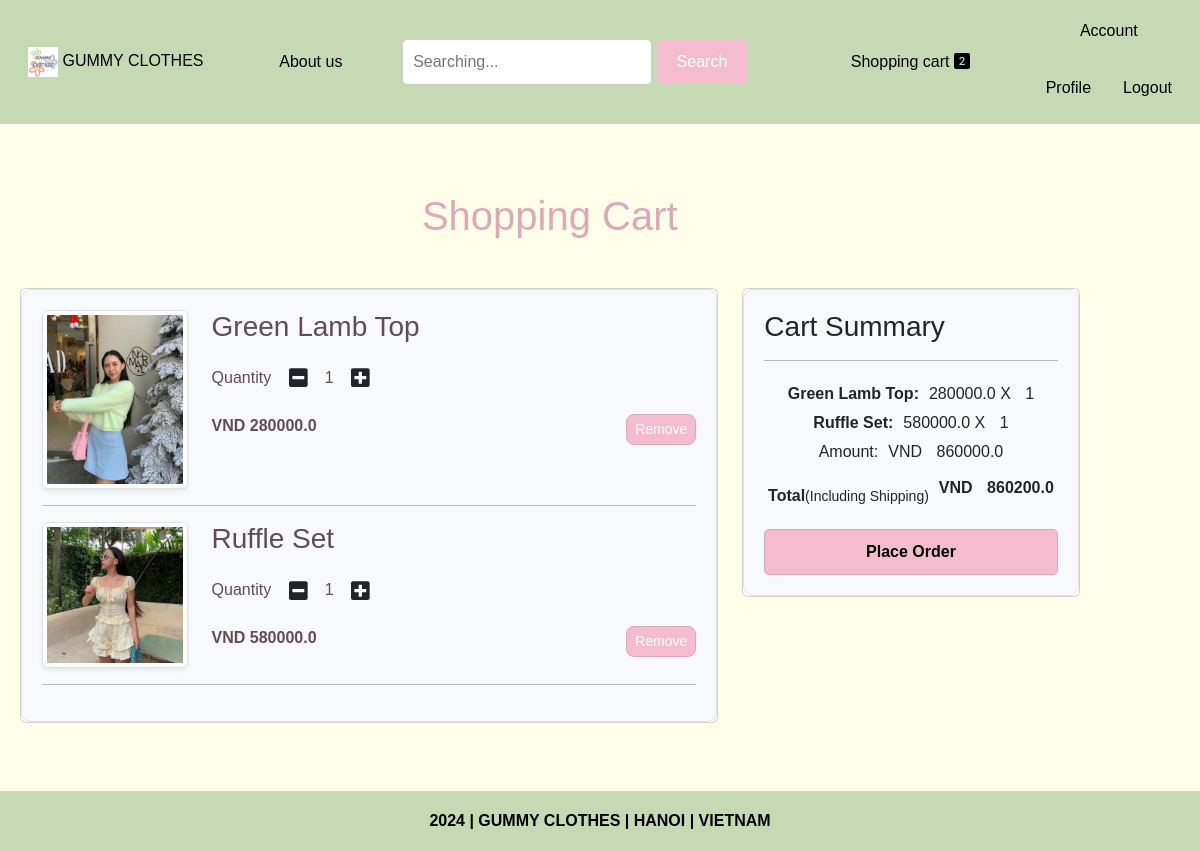
Page /cart (signed in) on the committed database.
### website/models.py (models this page shows, shortened)
class Cart(db.Model):
    id = db.Column(db.Integer, primary_key=True)
    quantity = db.Column(db.Integer, nullable=False)
    customer_link = db.Column(db.Integer, db.ForeignKey('customer.id'), nullable=False)
    product_link = db.Column(db.Integer, db.ForeignKey('product.id'), nullable=False)

class Product(db.Model):
    id = db.Column(db.Integer, primary_key=True)
    product_name = db.Column(db.String(100), nullable=False)
    current_price = db.Column(db.Float, nullable=False)
    previous_price = db.Column(db.Float, nullable=False)
    in_stock = db.Column(db.Integer, nullable=False)
    product_picture = db.Column(db.String(1000), nullable=False)
    flash_sale = db.Column(db.Boolean, default=False)
    date_added = db.Column(db.DateTime, default=datetime.utcnow)
    carts = db.relationship('Cart', backref=db.backref('product', lazy=True))
    orders = db.relationship('Order', backref=db.backref('product', lazy=True))

### website/views.py (the view)
@views.route('/cart')
@login_required
def show_cart():
    cart = Cart.query.filter_by(customer_link=current_user.id).all()
    amount = 0
    for item in cart:
        amount += item.product.current_price * item.quantity
    return render_template('cart.html', cart=cart, amount=amount, total=amount+200)

### website/_init_.py (called while the page is built)
def create_app():
    app = Flask(__name__)
    app.config['SECRET_KEY'] = 'hbnwdvbn ajnbsjn ahe'
    app.config['SQLALCHEMY_DATABASE_URI'] = f'sqlite:///{DB_NAME}'
    db.init_app(app)
    @app.errorhandler(404)
    def page_not_found(error):
        return render_template('404.html')
    login_manager = LoginManager()
    login_manager.init_app(app)
    login_manager.login_view = 'auth.login'
    @login_manager.user_loader
    def load_user(id):
        return Customer.query.get(int(id))
    from .views import views
    from .auth import auth
    from .admin import admin
    from .models import Customer, Cart, Product, Order
    app.register_blueprint(views, url_prefix='/') # localhost:5000/about-us
    app.register_blueprint(auth, url_prefix='/') # localhost:5000/auth/change-password
    app.register_blueprint(admin, url_prefix='/')
    return app

### website/templates/cart.html (shortened to what this page needs)
{% extends 'base.html' %}
{% block body %}
<div class="container my-5" >
    <div class="row">
        {% if cart %}
        <h1 class="text-center mb-5" style="color: #dda9ba;font-family: 'Montserrat', sans-serif;">Shopping Cart</h1>
        <div class="col-sm-8" style="color: #624b53 ;font-family: 'Montserrat', sans-serif;">
            <div class="card" style="color: #624b53 ;">
                <div class="card-body" style="color: #624b53 ;">
                    {% for item in cart %}
                    <div class="row">
                        <div class="col-sm-3 text-center align-self-center" >
                            <img src="{{ item.product.product_picture }}" alt="" class="img-fluid img-thumbnail shadow-sm" height="150px" width="150px">
                        </div>
                        <div class="col-sm-9">
                            <div>
                                <h3>{{ item.product.product_name }}</h3>
                                <div class="my-3">
                                    <label for="quantity">Quantity</label>
                                    <a class="minus-cart btn" pid="{{item.id}}"><i class="fas fa-minus-square fa-lg"></i></a>
                                    <span id="quantity">{{ item.quantity }}</span>
                                    <a class="plus-cart btn " pid="{{ item.id }}"><i class="fas fa-plus-square fa-lg"></i></a>
                                </div>
                                <div class="d-flex justify-content-between">
                                    <p class="mb-0"><span><strong>VND {{ item.product.current_price }}</strong></span></p>
                                    <a href="" class="remove-cart btn btn-sm btn-secondary mr-3 " style="background: #f5bccf;border: 1px solid #dda9ba" pid="{{item.id}}">Remove</a>
                                </div>
                            </div>
                        </div>
                    </div>
                    <hr>
                    {% endfor %}
                </div>
            </div>
        </div>
        <div class="col-sm-4" style="font-family: 'Montserrat', sans-serif;height: 400px">
            <div class="card" style="font-family: 'Montserrat', sans-serif;">
                <div class="card-body" >
                    <h3>Cart Summary </h3>
                    <hr color="black">
                    <ul class="list-group">
                        {% for item in cart %}
                        <li class="list-group-item d-flex justify-content-between align-items-center border-0 px-0 pb-0" >
                            <strong>{{item.product.product_name}}:    </strong>
                            <span id="amount" > {{item.product.current_price}} X <span id="quantity{{item.id}}">{{ item.quantity}}</span></span></li>
                        {% endfor %}
                        <li class="list-group-item d-flex justify-content-between align-items-center border-0 px-0 pb-0">Amount: <span> VND <span id="amount_tt">{{ amount }}</span></span></li>
                        <li class="list-group-item d-flex justify-content-between align-items-center border-0 px-0 mb-3">
                            <div style="margin-top: 15px;">
                                <strong>Total</strong><small>(Including Shipping)</small>
                            </div>
                            <span><strong>VND </strong><span id="totalamount"><strong>{{ total }}</strong></span></span>
                        </li>
                    </ul>
                    <div class="d-grid"><a href="/place-order" style="font-family: 'Montserrat', sans-serif;background: #f5bccf;border: 1px solid #dda9ba " class="btn btn-primary">Place Order</a></div>
                </div>
            </div>
        </div>
        {% else %}
        <h1 class="text-center mb-5" style="color: grey;">Your Cart is Empty</h1>
        {% endif %}
    </div>
</div>
{% endblock %}

### website/static/css/style.css (style rules this page uses)
body { background-color: rgba(255, 254, 232, 255); }
ul { list-style-type: none; margin: 0; padding: 0; overflow: hidden; display: flex; justify-content: space-between; align-items: center; }
li { float: left; }
body { font-family: Arial, sans-serif; margin: 0; padding: 0; }
.container { display: flex; justify-content: space-between; max-width: 1200px; margin: 0 auto; padding: 20px; }
ul { list-style-type: none; padding: 0; }
ul li { padding: 5px 0; }
.d-flex .btn { background: orange; border: 2px solid orange; border-radius: 8px; color: #fff; }

### website/templates/base.html (style rules this page uses)
li { list-style: none; }
a { display: block; padding: 10px 15px; text-decoration: none; color: black; font-family: 'Montserrat', sans-serif; }

### website/templates/cart.html (style rules this page uses)
.card-body { font-family: 'Montserrat', sans-serif; padding: 20px; border-radius: 10px; background-color: #f8f9fa; border: 1px solid #dee2e6; }
.card-body h3 { margin-bottom: 15px; }
.card-body hr { border-top: 1px solid black; }
.list-group-item { background-color: transparent; border: 0; padding: 5px 0; }
.list-group-item strong { font-weight: bold; }
.list-group-item span { margin-left: 10px; }
.list-group-item div { margin-top: 15px; }
.btn-primary { background-color: #f5bccf; border: 1px solid #dda9ba; color: black; font-weight: bold; text-decoration: none; padding: 10px 20px; border-radius: 5px; }

### rows in the picture
Cart: product.product_picture (picture), product.product_name "Green Lamb Top", quantity "1", product.current_price "280000.0"
Cart: product.product_picture (picture), product.product_name "Ruffle Set", quantity "1", product.current_price "580000.0"

### other values in the picture
{{ amount }} "860000.0"
{{ total }} "860200.0"
